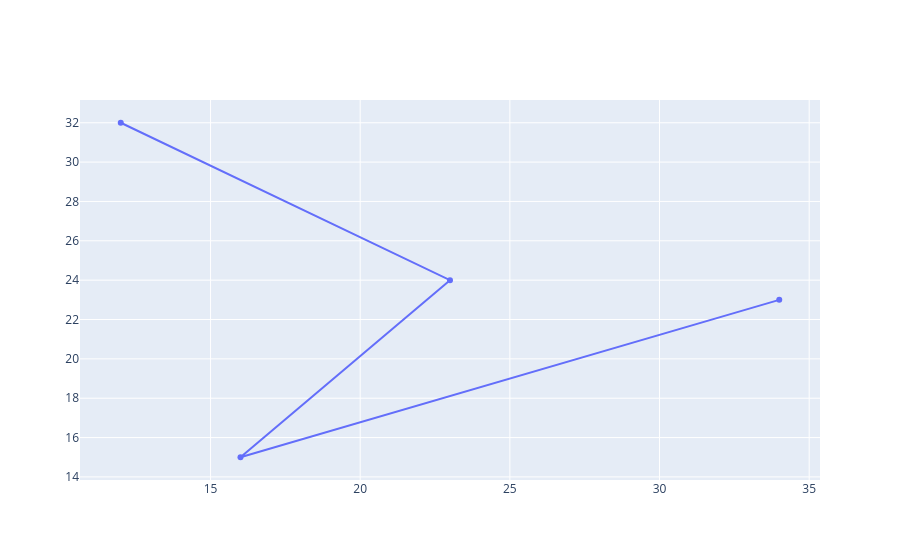

Source (notebook cell):
### Code cell
go.Figure(trace)

### Figure 1 — Plotly figure (JSON) as saved in the notebook; plotly's stock layout.template omitted (floating-point values rounded to 4 significant figures)
{"data": [{"type": "scatter", "x": [12, 23, 16, 34], "y": [32, 24, 15, 23]}], "layout": {}}
